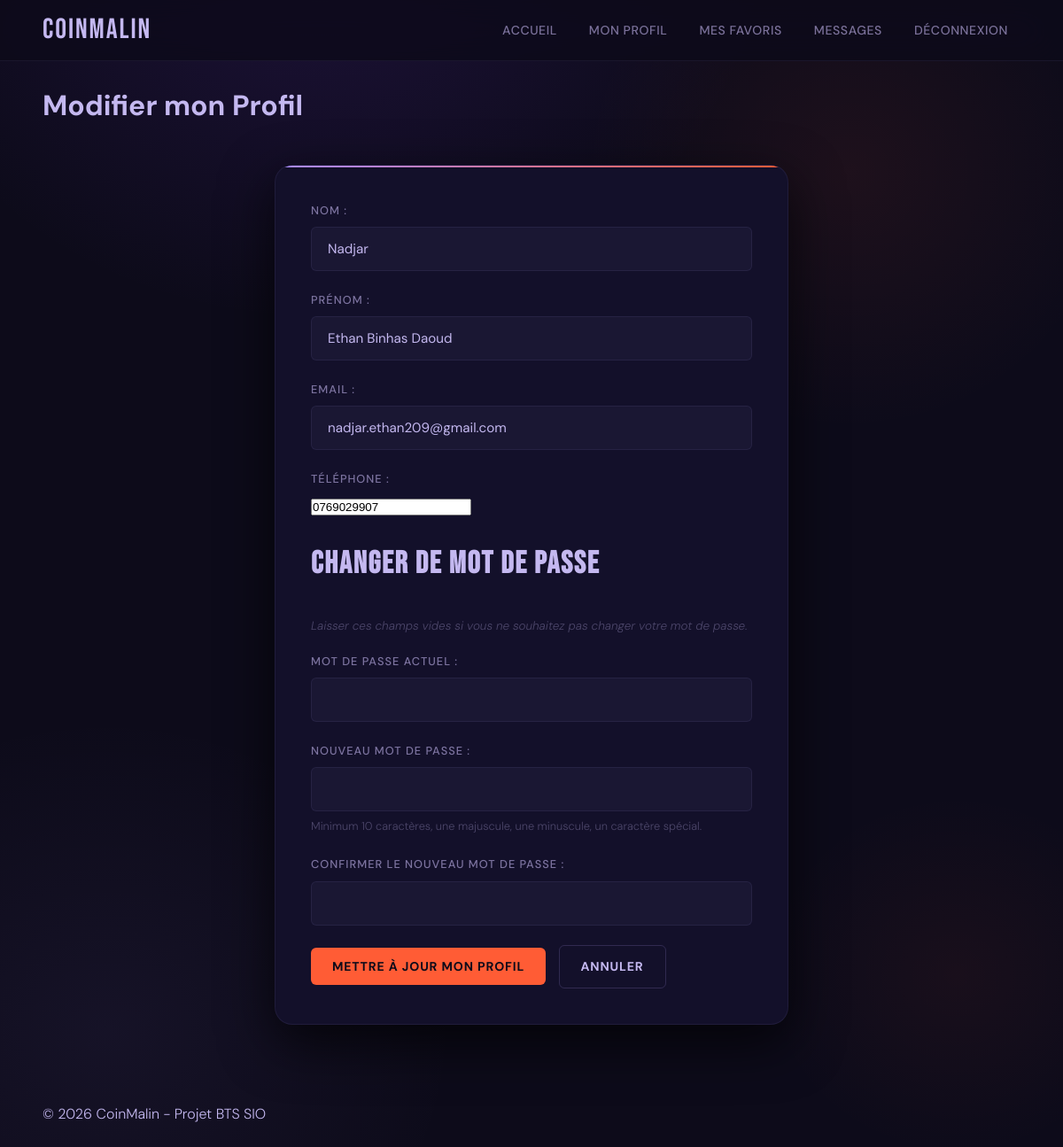
The app's page /modifier_profil.php (signed in) with its own data.
### tables this page shows
CREATE TABLE `utilisateurs` (
  `id` int(11) NOT NULL,
  `nom` varchar(50) NOT NULL,
  `prenom` varchar(50) NOT NULL,
  `email` varchar(100) NOT NULL,
  `mot_de_passe` varchar(255) NOT NULL,
  `telephone` varchar(20) DEFAULT NULL,
  `date_inscription` datetime DEFAULT current_timestamp(),
  `last_password_change` datetime DEFAULT current_timestamp(),
  `password_history` text DEFAULT NULL
);

### functions.php (called while the page is built, shortened)
<?php
function connect_db() {
    $conn = mysqli_connect(DB_HOST, DB_USER, DB_PASS, DB_NAME);
    mysqli_set_charset($conn, 'utf8mb4');
    return $conn;
}
function get_utilisateur($id) {
    $conn = connect_db();
    $id = (int)$id;
    $sql = "SELECT * FROM utilisateurs WHERE id = $id";
    $result = mysqli_query($conn, $sql);
    return mysqli_fetch_assoc($result);
}
function mdp_expire($user) {
    $last = new DateTime($user['last_password_change']);
    $now  = new DateTime();
    $diff = $now->diff($last);
    return $diff->days >= 30;
}

### modifier_profil.php (the view, shortened to what this page needs)
<?php
require_once 'functions.php';
require_once 'header.php';
$user_id = $_SESSION['user_id'];
$user    = get_utilisateur($user_id);
$force_mdp = isset($_SESSION['force_mdp_change']) && $_SESSION['force_mdp_change'] === true;
if (!$force_mdp) {
    $force_mdp = mdp_expire($user);
}
?>
<h1>Modifier mon Profil</h1>
<form method="POST" class="form">
    <?php if ($force_mdp): ?>
        <input type="hidden" name="nom"       value="<?php echo htmlspecialchars($user['nom']); ?>">
        <input type="hidden" name="prenom"    value="<?php echo htmlspecialchars($user['prenom']); ?>">
        <input type="hidden" name="email"     value="<?php echo htmlspecialchars($user['email']); ?>">
        <input type="hidden" name="telephone" value="<?php echo htmlspecialchars($user['telephone'] ?? ''); ?>">
    <?php else: ?>
        <div class="form-group">
            <label for="nom">Nom :</label>
            <input type="text" id="nom" name="nom" value="<?php echo htmlspecialchars($user['nom']); ?>" required>
        </div>
        <div class="form-group">
            <label for="prenom">Prénom :</label>
            <input type="text" id="prenom" name="prenom" value="<?php echo htmlspecialchars($user['prenom']); ?>" required>
        </div>
        <div class="form-group">
            <label for="email">Email :</label>
            <input type="email" id="email" name="email" value="<?php echo htmlspecialchars($user['email']); ?>" required>
        </div>
        <div class="form-group">
            <label for="telephone">Téléphone :</label>
            <input type="tel" id="telephone" name="telephone" value="<?php echo htmlspecialchars($user['telephone'] ?? ''); ?>">
        </div>
    <?php endif; ?>
    <h2><?php echo $force_mdp ? 'Nouveau mot de passe obligatoire' : 'Changer de mot de passe'; ?></h2>
    <?php if (!$force_mdp): ?>
        <p class="password-instructions">Laisser ces champs vides si vous ne souhaitez pas changer votre mot de passe.</p>
    <?php else: ?>
        <p class="password-instructions" style="color: var(--error);">
            ⚠️ Vous ne pouvez pas réutiliser vos 3 derniers mots de passe.
        </p>
    <?php endif; ?>
    <div class="form-group">
        <label for="current_password">Mot de passe actuel :</label>
        <input type="password" id="current_password" name="current_password"
               <?php echo $force_mdp ? 'required' : ''; ?>>
    </div>
    <div class="form-group">
        <label for="new_password">Nouveau mot de passe :</label>
        <input type="password" id="new_password" name="new_password"
               <?php echo $force_mdp ? 'required' : ''; ?>>
        <small>Minimum 10 caractères, une majuscule, une minuscule, un caractère spécial.</small>
    </div>
    <div class="form-group">
        <label for="confirm_password">Confirmer le nouveau mot de passe :</label>
        <input type="password" id="confirm_password" name="confirm_password"
               <?php echo $force_mdp ? 'required' : ''; ?>>
    </div>
    <button type="submit" class="btn"
        <?php echo $force_mdp ? '' : ''; ?>>
        <?php echo $force_mdp ? '🔒 Définir mon nouveau mot de passe' : 'Mettre à jour mon profil'; ?>
    </button>
    <?php if (!$force_mdp): ?>
        <a href="profil.php" class="btn btn-secondary" style="margin-left:10px;">Annuler</a>
    <?php endif; ?>
</form>
<?php require_once 'footer.php'; ?>

### style.css (style rules this page uses)
:root { --ink: #0D0B1A; --ink-soft: #13102A; --ink-mid: #1A1733; --surface: #221F3D; --border: rgba(180,160,255,0.08); --border-lit: rgba(180,160,255,0.18); --accent: #FF5C35; --accent-dim: rgba(255, 92, 53, 0.15); --accent-glow: rgba(255, 92, 53, 0.35); --electric: #A78BFA; --electric-dim:rgba(167, 139, 250, 0.12); --gold: #F0C060; --text-primary: #C4B8F0; --text-secondary: rgba(196, 184, 240, 0.6); --text-muted: rgba(196, 184, 240, 0.32); --success: #39D98A; --warning: #FFB547; --error: #FF5C35; --font-display: 'Bebas Neue', sans-serif; --font-serif: 'DM Serif Display', serif; --font-body: 'DM Sans', sans-serif; --radius-sm: 6px; --radius-md: 12px; --radius-lg: 20px; --radius-xl: 32px; --shadow-sm: 0 2px 8px rgba(0,0,0,0.5); --shadow-md: 0 8px 32px rgba(0,0,0,0.6); --shadow-lg: 0 20px 60px rgba(0,0,0,0.7); --shadow-accent: 0 0 40px var(--accent-glow); --ease-out-expo: cubic-bezier(0.16, 1, 0.3, 1); --ease-spring: cubic-bezier(0.34, 1.56, 0.64, 1); }
*, *::before, *::after { margin: 0; padding: 0; box-sizing: border-box; }
html { scroll-behavior: smooth; -webkit-font-smoothing: antialiased; }
body { font-family: var(--font-body); font-weight: 300; line-height: 1.65; color: var(--text-primary); background-color: var(--ink); background-image: radial-gradient(ellipse 70% 55% at 30% -5%, rgba(124, 58, 237, 0.14) 0%, transparent 60%), radial-gradient(ellipse 50% 45% at 80% 15%, rgba(255, 92, 53, 0.07) 0%, transparent 50%), radial-gradient(ellipse 60% 50% at 10% 90%, rgba(167,139,250, 0.06) 0%, transparent 55%), radial-gradient(ellipse 40% 35% at 90% 85%, rgba(255, 92, 53, 0.05) 0%, transparent 45%); min-height: 100vh; animation: nebulaShift 18s ease-in-out infinite alternate; }
.btn { display: inline-flex; align-items: center; justify-content: center; gap: 8px; padding: 12px 24px; background: var(--accent); color: var(--ink); font-family: var(--font-body); font-weight: 700; font-size: 0.88rem; letter-spacing: 0.06em; text-transform: uppercase; text-decoration: none; border: none; border-radius: var(--radius-sm); cursor: pointer; transition: transform 0.2s var(--ease-spring), box-shadow 0.3s; position: relative; overflow: hidden; white-space: nowrap; }
.btn::before { content: ''; position: absolute; inset: 0; background: linear-gradient(105deg, transparent 40%, rgba(255,255,255,0.25) 50%, transparent 60%); transform: translateX(-100%); transition: transform 0.6s; }
.btn-secondary { background: transparent; color: var(--text-primary); border: 1px solid var(--border-lit); }
.form { max-width: 580px; margin: 40px auto; padding: 40px; background: var(--ink-soft); border: 1px solid var(--border); border-radius: var(--radius-lg); box-shadow: var(--shadow-lg); animation: slideUp 0.5s var(--ease-out-expo) both; position: relative; overflow: hidden; }
.form::before { content: ''; position: absolute; top: 0; left: 0; right: 0; height: 2px; background: linear-gradient(90deg, var(--electric), var(--accent), var(--electric)); background-size: 200% 100%; animation: borderFlow 4s linear infinite; }
.form h1, .form h2 { font-family: var(--font-display); letter-spacing: 0.05em; margin-bottom: 30px; font-size: 2.2rem; color: var(--text-primary); }
.form-group { margin-bottom: 22px; }
.form-group label { display: block; margin-bottom: 8px; font-size: 0.8rem; font-weight: 500; letter-spacing: 0.08em; text-transform: uppercase; color: var(--text-secondary); }
.form-group input[type="text"], .form-group input[type="email"], .form-group input[type="password"], .form-group input[type="number"], .form-group textarea, .form-group select { width: 100%; padding: 14px 18px; background: var(--ink-mid); border: 1px solid var(--border); border-radius: var(--radius-sm); font-family: var(--font-body); font-size: 0.95rem; color: var(--text-primary); transition: border-color 0.25s, background 0.25s, box-shadow 0.25s; appearance: none; }
.form-group input::placeholder, .form-group textarea::placeholder { color: var(--text-muted); }
.form-group small { display: block; margin-top: 6px; font-size: 0.8rem; color: var(--text-muted); }
.password-instructions { margin-bottom: 18px; font-size: 0.84rem; color: var(--text-muted); font-style: italic; }

### records on screen
utilisateurs: nom "Nadjar", prenom "Ethan Binhas Daoud", email "nadjar.ethan209@gmail.com", telephone "0769029907"
